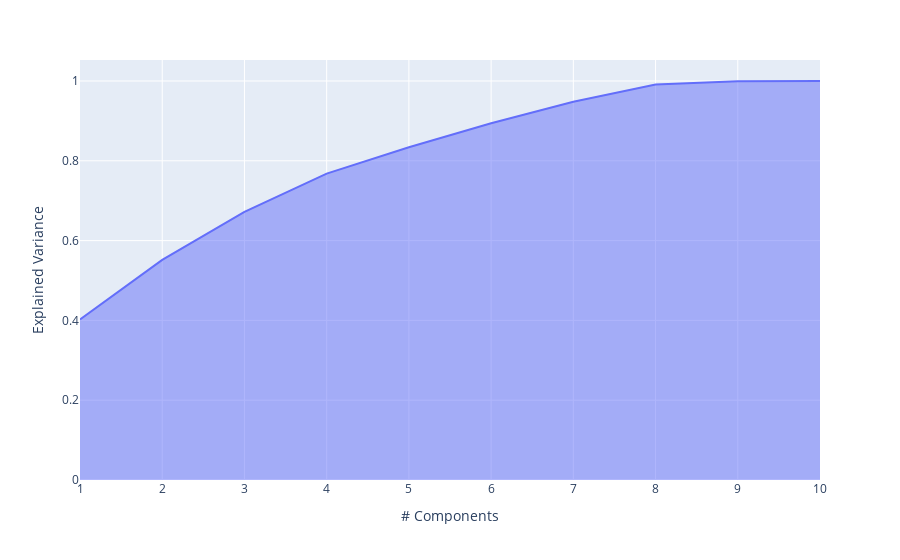

This figure's notebook cell:
### Markdown cell above
## Plotting explained variance

### Code cell
boston = load_diabetes()
df = pd.DataFrame(boston.data, columns=boston.feature_names)

pca = PCA()
pca.fit(df)
exp_var_cumul = np.cumsum(pca.explained_variance_ratio_)

px.area(
    x=range(1, exp_var_cumul.shape[0] + 1),
    y=exp_var_cumul,
    labels={"x": "# Components", "y": "Explained Variance"}
)

### Figure 1 — Plotly figure (JSON) as saved in the notebook; plotly's stock layout.template omitted (floating-point values rounded to 4 significant figures)
{"data": [{"hovertemplate": "# Components=%{x}<br>Explained Variance=%{y}<extra></extra>", "legendgroup": "", "line": {"color": "#636efa"}, "mode": "lines", "name": "", "orientation": "v", "showlegend": false, "stackgroup": "1", "type": "scatter", "x": [1, 2, 3, 4, 5, 6, 7, 8, 9, 10], "xaxis": "x", "y": [0.4024, 0.5517, 0.6722, 0.7678, 0.834, 0.8943, 0.9479, 0.9913, 0.9991, 1], "yaxis": "y"}], "layout": {"autosize": true, "legend": {"tracegroupgap": 0}, "margin": {"t": 60}, "xaxis": {"anchor": "y", "autorange": true, "domain": [0, 1], "range": [1, 10], "title": {"text": "# Components"}, "type": "linear"}, "yaxis": {"anchor": "x", "autorange": true, "domain": [0, 1], "range": [0, 1.053], "title": {"text": "Explained Variance"}, "type": "linear"}}}
